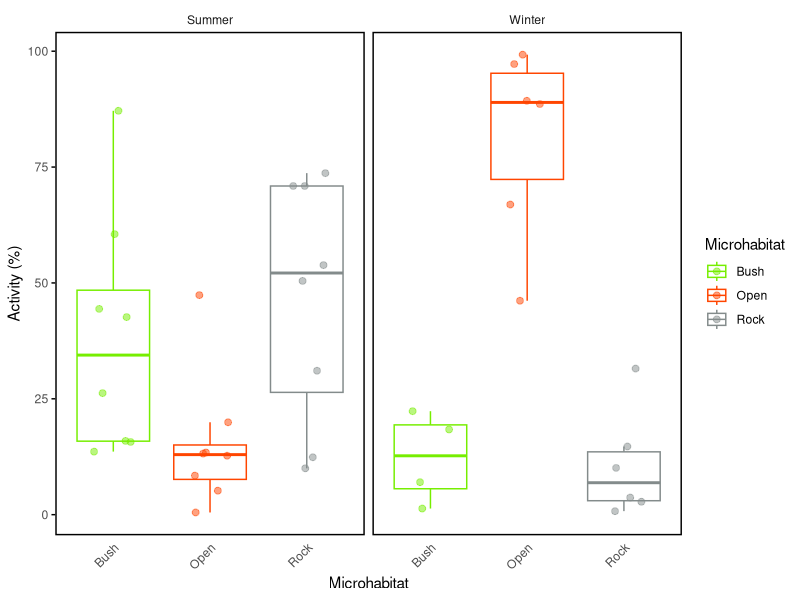

Write R code to recreate this figure.
####Percentage of time spent in microhabitat across summer and winter:
library(lubridate)
library(tidyverse)
library(dplyr)
library(magrittr)
library(dplyr)
library(ggplot2)
library(scales)

df <- read.csv("categorical_data_for_statistics_1_min_filtered.csv",header=T)
df_percentage = df %>%
  group_by(ID, Season, selected_habitat) %>%
  summarise(count = n()) %>%
  mutate(percentage = count / sum(count) * 100) %>%
  select(-count)

p <- ggplot(df_percentage, aes(x = selected_habitat, y = percentage, colour = selected_habitat)) +
  geom_boxplot(outlier.shape = NA) +
  geom_jitter(aes(colour = selected_habitat), width = 0.2, size = 2, alpha = 0.5) +
  facet_wrap(~ Season) + 
  scale_colour_manual(values = c("Bush" = "chartreuse2", "Open" = "orangered1", "Rock" = "azure4")) +
  labs(x = "Microhabitat", y = "Activity (%)", colour = "Microhabitat") +
  theme_minimal() +
  theme(
    axis.text.x = element_text(angle = 45, hjust = 1),
    panel.grid.major = element_blank(),
    panel.grid.minor = element_blank(),
    panel.border = element_rect(colour = "black", fill=NA, size=1),
    axis.ticks.y = element_line(color = "black")
  )

# save your plot
ggsave("Figure_2.jpg", plot = p, width = 6, height = 4, dpi = 300, units = "in", bg = "white")

